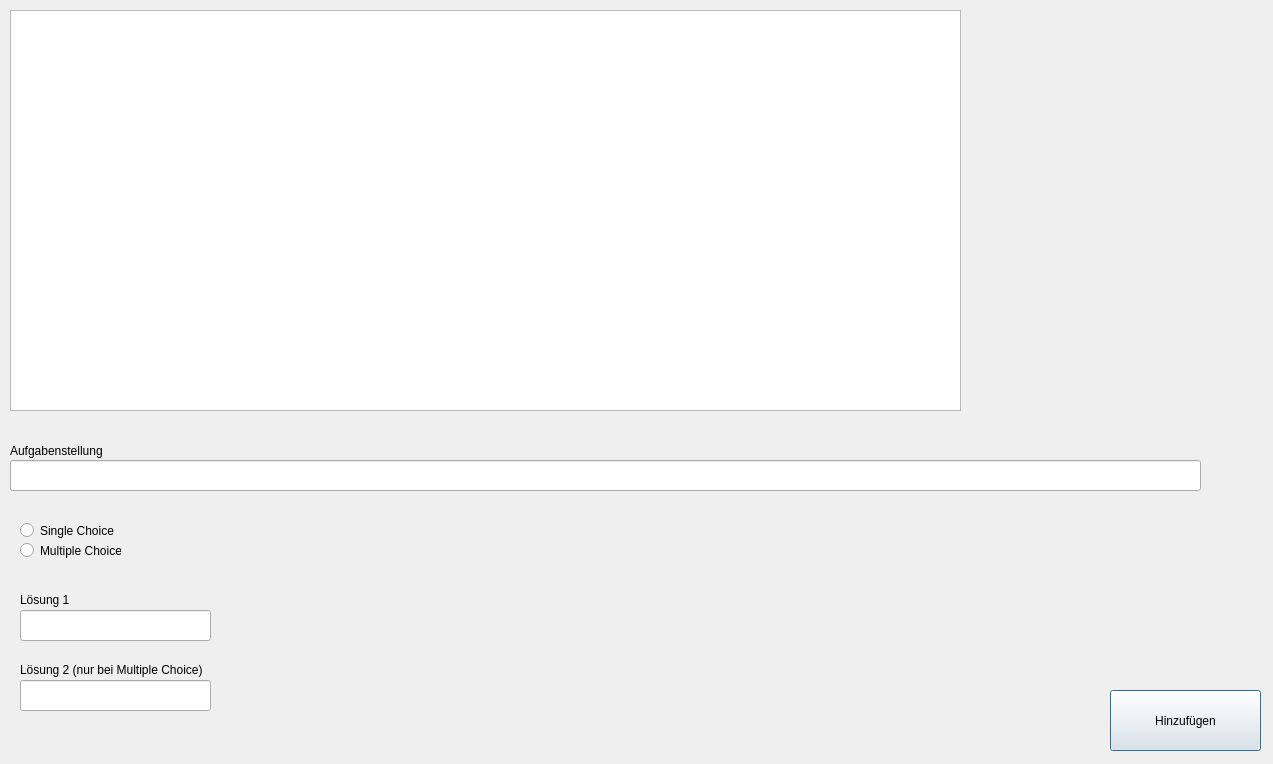
<?xml version="1.0" encoding="UTF-8"?>
<ui version="4.0">
 <class>Choice</class>
 <widget class="QDialog" name="Choice">
  <property name="geometry">
   <rect>
    <x>0</x>
    <y>0</y>
    <width>1273</width>
    <height>764</height>
   </rect>
  </property>
  <property name="windowTitle">
   <string>Dialog</string>
  </property>
  <widget class="QTableView" name="tableViewBuch">
   <property name="geometry">
    <rect>
     <x>10</x>
     <y>10</y>
     <width>951</width>
     <height>401</height>
    </rect>
   </property>
  </widget>
  <widget class="QRadioButton" name="radio1">
   <property name="geometry">
    <rect>
     <x>20</x>
     <y>520</y>
     <width>121</width>
     <height>21</height>
    </rect>
   </property>
   <property name="text">
    <string>Single Choice</string>
   </property>
  </widget>
  <widget class="QRadioButton" name="radio2">
   <property name="geometry">
    <rect>
     <x>20</x>
     <y>540</y>
     <width>101</width>
     <height>21</height>
    </rect>
   </property>
   <property name="text">
    <string>Multiple Choice</string>
   </property>
  </widget>
  <widget class="QLineEdit" name="aufgabe">
   <property name="geometry">
    <rect>
     <x>10</x>
     <y>460</y>
     <width>1191</width>
     <height>31</height>
    </rect>
   </property>
  </widget>
  <widget class="QLabel" name="label">
   <property name="geometry">
    <rect>
     <x>10</x>
     <y>440</y>
     <width>101</width>
     <height>21</height>
    </rect>
   </property>
   <property name="text">
    <string>Aufgabenstellung</string>
   </property>
  </widget>
  <widget class="QLineEdit" name="loesung1">
   <property name="geometry">
    <rect>
     <x>20</x>
     <y>610</y>
     <width>191</width>
     <height>31</height>
    </rect>
   </property>
  </widget>
  <widget class="QLineEdit" name="loesung2">
   <property name="geometry">
    <rect>
     <x>20</x>
     <y>680</y>
     <width>191</width>
     <height>31</height>
    </rect>
   </property>
  </widget>
  <widget class="QLabel" name="label_2">
   <property name="geometry">
    <rect>
     <x>20</x>
     <y>590</y>
     <width>51</width>
     <height>20</height>
    </rect>
   </property>
   <property name="text">
    <string>Lösung 1</string>
   </property>
  </widget>
  <widget class="QLabel" name="label_3">
   <property name="geometry">
    <rect>
     <x>20</x>
     <y>660</y>
     <width>241</width>
     <height>20</height>
    </rect>
   </property>
   <property name="text">
    <string>Lösung 2 (nur bei Multiple Choice)</string>
   </property>
  </widget>
  <widget class="QPushButton" name="submit">
   <property name="geometry">
    <rect>
     <x>1110</x>
     <y>690</y>
     <width>151</width>
     <height>61</height>
    </rect>
   </property>
   <property name="text">
    <string>Hinzufügen</string>
   </property>
  </widget>
 </widget>
 <resources/>
 <connections/>
</ui>
